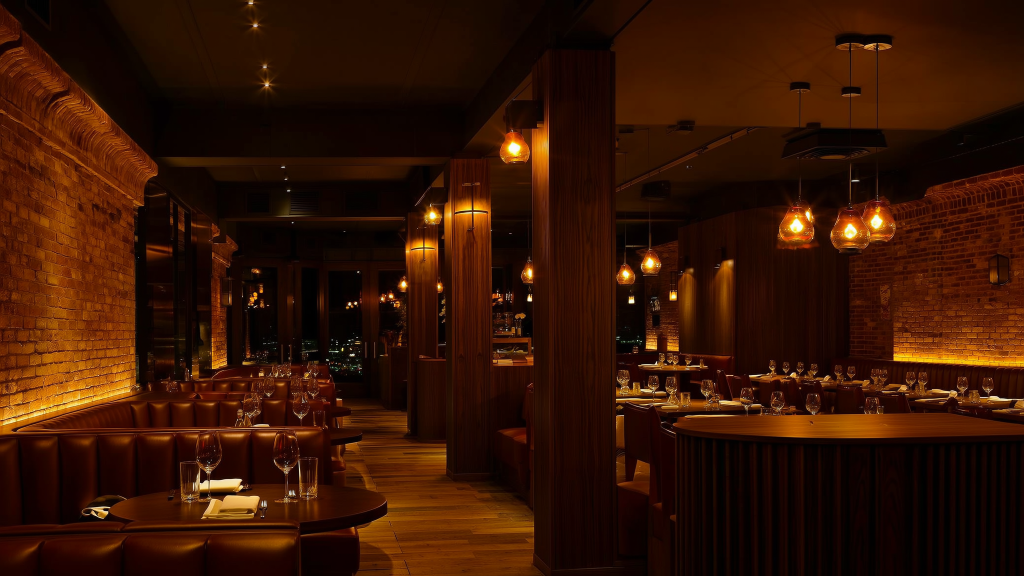
#> input picture assets-generados/interior-restaurante.png, 2048 x 1152 px (shown at 1/2 size)
$ python build-fondo-locales.py
#> lines starting #> are read from the running program, lines starting #| are printed output that depends on the picture
#!/usr/bin/env python3
"""
Genera el fondo desenfocado de la cabecera de /locales.

El desenfoque se hornea en el archivo en lugar de aplicarse con
`filter: blur()` en CSS porque:
  · una imagen desenfocada comprime muchísimo mejor (menos bytes), y
  · desenfocar en CSS un elemento a pantalla completa es costoso en
    móviles, mientras que servirla ya difuminada no cuesta nada.

El oscurecimiento sí se deja en CSS, para poder ajustarlo sin regenerar.

Uso: python3 scripts/build-fondo-locales.py
"""
from pathlib import Path

from PIL import Image, ImageFilter

RAIZ = Path(__file__).resolve().parent.parent
ORIGEN = RAIZ / "assets-generados" / "interior-restaurante.png"
DESTINO = RAIZ / "public" / "images" / "marca" / "interior-locales.webp"

ANCHO = 1600
DESENFOQUE = 9  # radio gaussiano sobre el ancho final


def main() -> None:
    im = Image.open(ORIGEN).convert("RGB")
#> im is the input picture: PIL image 2048x1152 RGB; mean R, G, B 53.5, 20, 3.7
    alto = round(im.height * ANCHO / im.width)
#> alto = 900
    im = im.resize((ANCHO, alto), Image.LANCZOS)
#> im: PIL image 1600x900 RGB
    im = im.filter(ImageFilter.GaussianBlur(radius=DESENFOQUE))
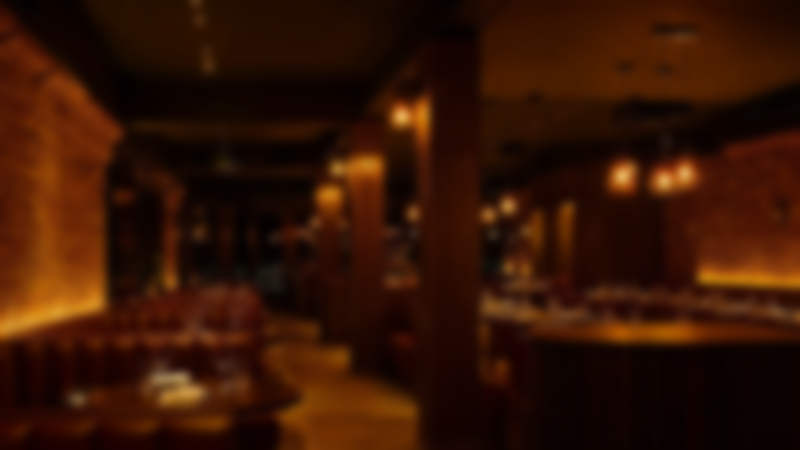
#> im: PIL image 1600x900 RGB (shown at 1/2 size); mean R, G, B 53.5, 19.9, 3.7

    DESTINO.parent.mkdir(parents=True, exist_ok=True)
    # Calidad baja a propósito: sobre una imagen difuminada no se aprecia.
    im.save(DESTINO, quality=68, method=6)
    print(f"{DESTINO.relative_to(RAIZ)}  {im.size[0]}x{im.size[1]}  "
          f"{DESTINO.stat().st_size / 1024:,.0f} KB")
#| public/images/marca/interior-locales.webp  1600x900  16 KB


if __name__ == "__main__":
    main()

$ run again, with assets-generados/coctel-longhorn.png copied over assets-generados/interior-restaurante.png
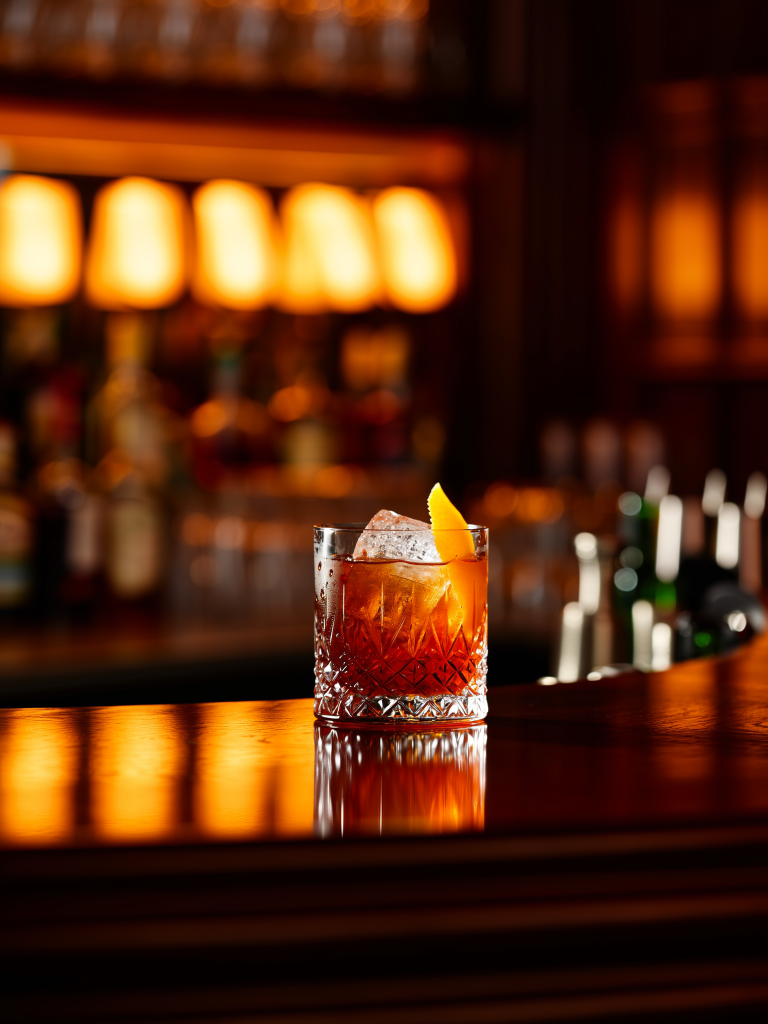
#> input picture assets-generados/coctel-longhorn.png, 1536 x 2048 px (shown at 1/2 size)
#> in main, im is the input picture: PIL image 1536x2048 RGB; mean R, G, B 88, 42.1, 16.2
#> in main, `im = im.filter(ImageFilter.GaussianBlur(radius=DESENFOQUE))`:
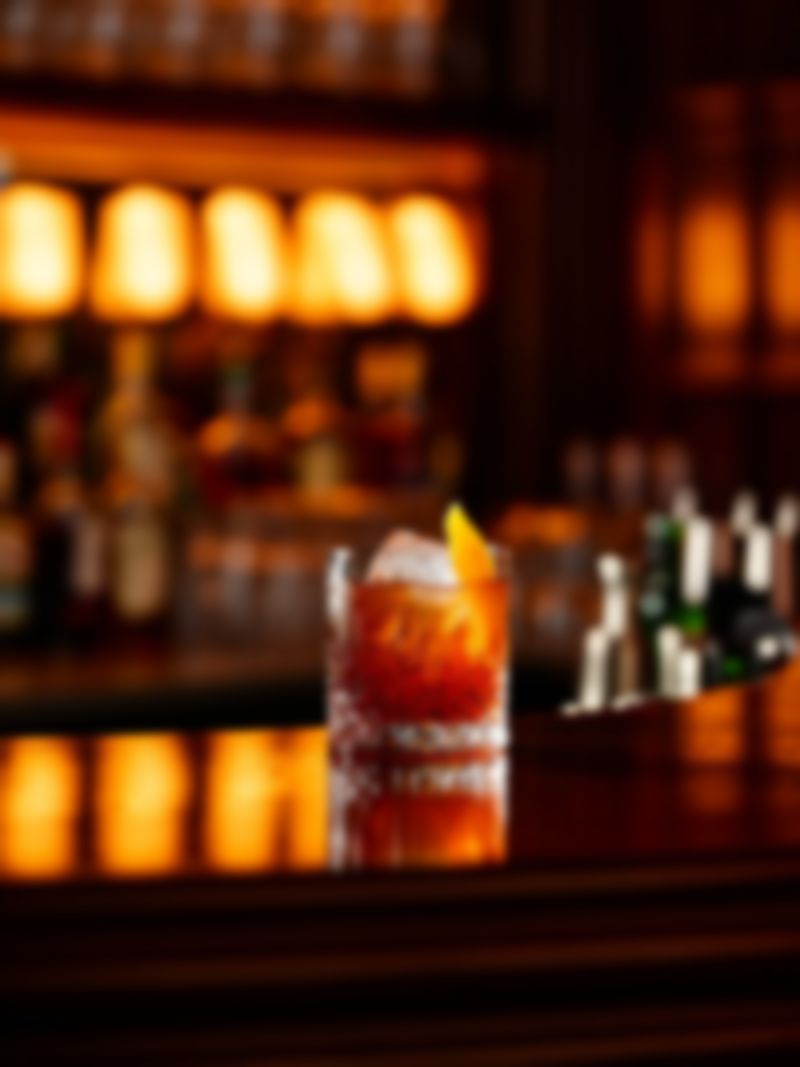
#> im: PIL image 1600x2133 RGB (shown at 1/2 size); mean R, G, B 88, 42.1, 16.1
#| public/images/marca/interior-locales.webp  1600x2133  42 KB
